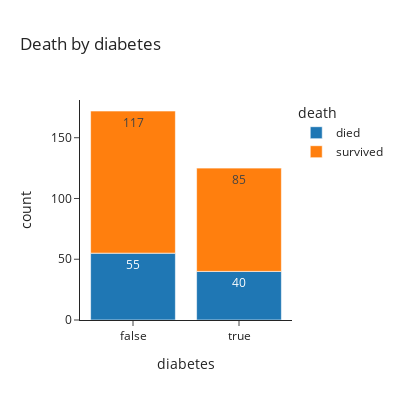

The cell this chart's notebook holds for it:
### Code cell
#diabetes vs death
fig = px.histogram(df,x="diabetes", color="death", width= 400, height=400,text_auto=True,
                   title ="Death by diabetes", 
                   template="simple_white")
#change label names
newnames = {'1': "died", '0': "survived"}
fig.for_each_trace(lambda t: t.update(name = newnames[t.name],
                                      legendgroup = newnames[t.name],
                                      hovertemplate = t.hovertemplate.replace(t.name, newnames[t.name])))
                   
                  
fig.show()

### Figure 1 — Plotly figure (JSON) as saved in the notebook; plotly's stock layout.template omitted (floating-point values rounded to 4 significant figures; data arrays with more than 128 entries replaced by an {"elided": "..."} marker saying what was removed)
{"data": [{"alignmentgroup": "True", "bingroup": "x", "hovertemplate": "death=died<br>diabetes=%{x}<br>count=%{y}<extra></extra>", "legendgroup": "died", "marker": {"color": "#1F77B4", "pattern": {"shape": ""}}, "name": "died", "offsetgroup": "1", "orientation": "v", "showlegend": true, "texttemplate": "%{value}", "type": "histogram", "x": [false, false, false, false, true, false, false, true, false, false, false, false, false, false, false, false, false, false, true, true, false, true, true, false, true, false, true, true, false, true, true, true, true, true, true, false, true, true, true, true, false, true, false, false, false, false, true, true, true, false, false, true, true, false, false, false, true, false, false, true, false, false, false, true, true, false, false, false, false, false, false, true, false, false, false, false, true, true, true, true, true, true, false, false, true, false, true, false, false, true, false, false, false, true, false], "xaxis": "x", "yaxis": "y"}, {"alignmentgroup": "True", "bingroup": "x", "hovertemplate": "death=survived<br>diabetes=%{x}<br>count=%{y}<extra></extra>", "legendgroup": "survived", "marker": {"color": "#FF7F0E", "pattern": {"shape": ""}}, "name": "survived", "offsetgroup": "0", "orientation": "v", "showlegend": true, "texttemplate": "%{value}", "type": "histogram", "x": {"elided": "202 bool values"}, "xaxis": "x", "yaxis": "y"}], "layout": {"barmode": "relative", "height": 400, "legend": {"title": {"text": "death"}, "tracegroupgap": 0}, "title": {"text": "Death by diabetes"}, "width": 400, "xaxis": {"anchor": "y", "domain": [0, 1], "title": {"text": "diabetes"}}, "yaxis": {"anchor": "x", "domain": [0, 1], "title": {"text": "count"}}}}
